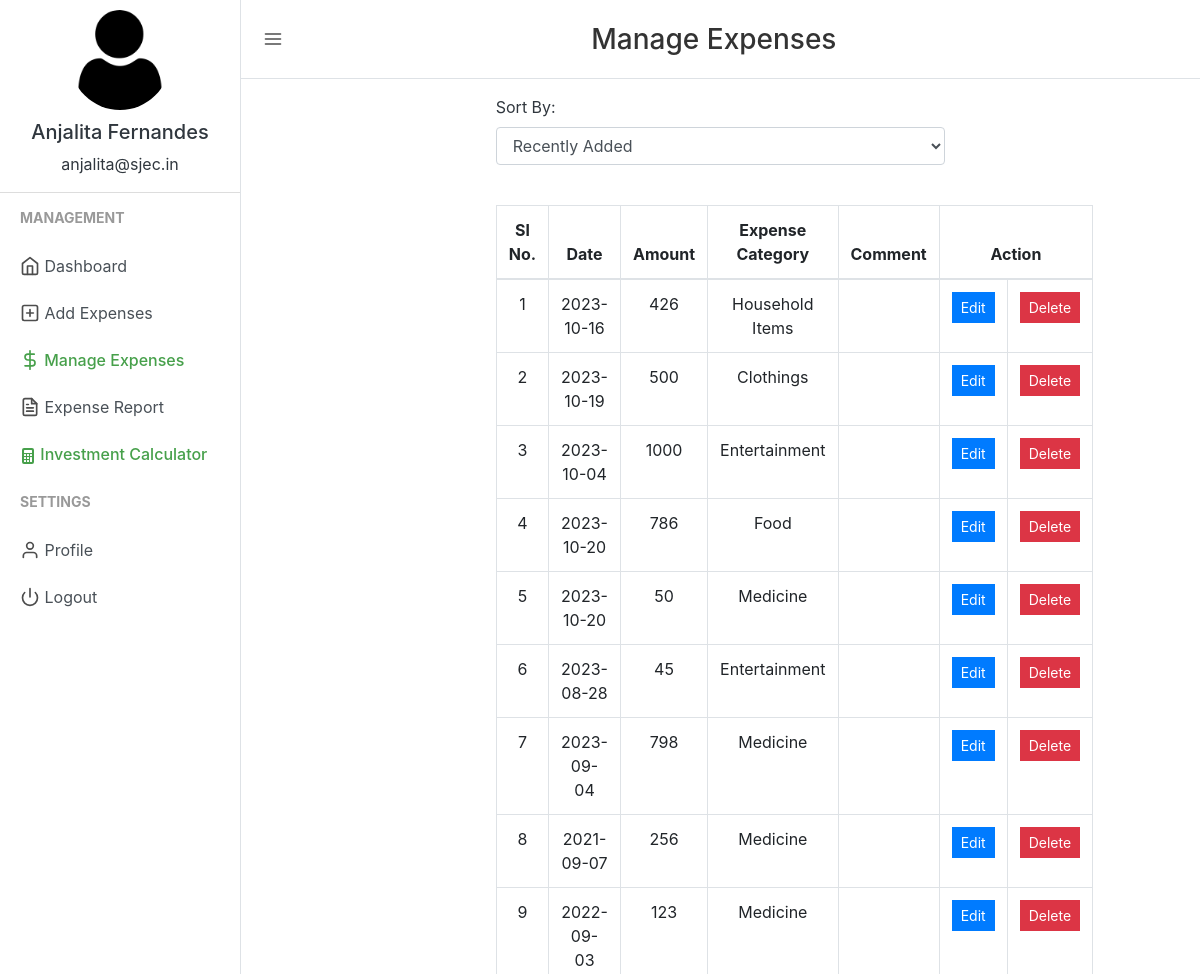
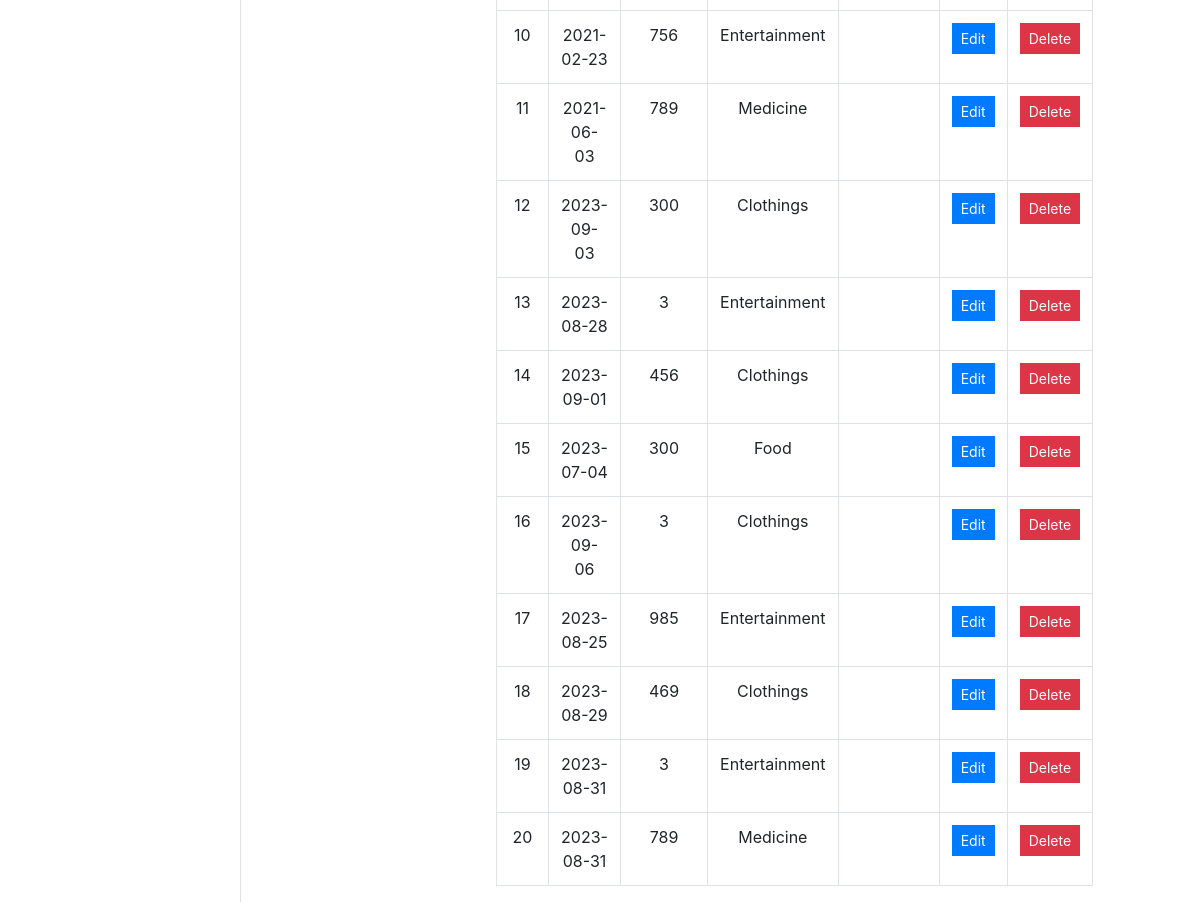
Page /manage_expense.php (signed in) on the committed database (2 pictures, top to bottom).
### tables this page shows
CREATE TABLE `users` (
  `user_id` int(11) NOT NULL,
  `firstname` varchar(50) NOT NULL,
  `lastname` varchar(25) NOT NULL,
  `email` varchar(50) NOT NULL,
  `password` varchar(50) NOT NULL
);

CREATE TABLE `expenses` (
  `expense_id` int(20) NOT NULL,
  `user_id` varchar(15) NOT NULL,
  `expense` int(20) NOT NULL,
  `expensedate` varchar(15) NOT NULL,
  `expensecategory` varchar(50) NOT NULL,
  `expensecomment` varchar(255) DEFAULT NULL
);

### session.php (called while the page is built, shortened)
<?php
include("config.php");
$sess_email = $_SESSION["email"];
$sql = "SELECT user_id, firstname, lastname, email FROM users WHERE email = '$sess_email'";
$result = $con->query($sql);
if ($result->num_rows > 0) {
  while($row = $result->fetch_assoc()) {
    $userid=$row["user_id"];
    $username =$row["firstname"]." ".$row["lastname"];
    $useremail=$row["email"];
  }
} else {
    $userid="798";
    $username ="SJEC";
    $useremail="mailid@domain.com";
}
?>

### manage_expense.php (the view, shortened to what this page needs)
<?php
include("session.php");
$selectedSort = isset($_GET['sort']) ? $_GET['sort'] : 'none';
$sortColumn = '';
switch ($selectedSort) {
    case 'none':
    default:
        $sortColumn = 'expense_id DESC';
        break;
}
$orderByClause = $sortColumn ? "ORDER BY $sortColumn" : '';
$exp_fetched = mysqli_query($con, "SELECT * FROM expenses WHERE user_id = '$userid' $orderByClause");
?>
<!DOCTYPE html>
<html lang="en">
<head>
<link href="css/bootstrap.css" rel="stylesheet">
<link href="css/style.css" rel="stylesheet">
</head>
<body>
    <div class="d-flex" id="wrapper">
    <div class="border-right" id="sidebar-wrapper">
      <div class="user">
        <img class="img img-fluid rounded-circle" src="uploads/user.png" width="120">
        <h5><?php echo $username ?></h5>
        <p><?php echo $useremail ?></p>
      </div>
      <div class="sidebar-heading">Management</div>
      <div class="list-group list-group-flush">
        <a href="index.php" class="list-group-item list-group-item-action "><span data-feather="home"></span> Dashboard</a>
        <a href="add_expense.php" class="list-group-item list-group-item-action "><span data-feather="plus-square"></span> Add Expenses</a>
        <a href="manage_expense.php" class="list-group-item list-group-item-action sidebar-active"><span data-feather="dollar-sign"></span> Manage Expenses</a>
        <a href="expensereport.php" class="list-group-item list-group-item-action"><span data-feather="file-text"></span> Expense Report</a>
        <a href="investment_calculator.php" class="list-group-item list-group-item-action sidebar-active"> Investment Calculator</a>
      </div>
      <div class="sidebar-heading">Settings </div>
      <div class="list-group list-group-flush">
        <a href="profile.php" class="list-group-item list-group-item-action "><span data-feather="user"></span> Profile</a>
        <a href="logout.php" class="list-group-item list-group-item-action "><span data-feather="power"></span> Logout</a>
      </div>
    </div>
        <div id="page-content-wrapper">
        <nav class="navbar navbar-expand-lg navbar-light  border-bottom">
<button class="toggler" type="button" id="menu-toggle" aria-expanded="false">
    <span data-feather="menu"></span>
</button>
<div class="col-md-11 text-center">
    <h3 class="try">Manage Expenses</h3>
</div>
</nav>
            <div class="container-fluid">
                <div class="row justify-content-center">
                    <div class="col-md-6">
                    <form method="GET" action="">
    <div class="form-group mt-3">
        <label for="sort">Sort By:</label>
        <select class="form-control" id="sort" name="sort" onchange="this.form.submit()">
            <option value="none" <?php if ($selectedSort === 'none') echo 'selected'; ?>>Recently Added</option>
        </select>
    </div>
</form>
                        <br>
                        <table class="table table-hover table-bordered">
                           <thead>
    <tr class="text-center">
        <th>Sl No.</th>
        <th style="width:70%">Date</th>
        <th>Amount</th>
        <th>Expense Category</th>
        <th>Comment</th>
        <th colspan="2">Action</th>
    </tr>
</thead>
<?php
                        $count = 1;
                        while ($row = mysqli_fetch_array($exp_fetched)) {
                            ?>
                            <tr>
                                <td class="text-center"><?php echo $count; ?></td>
                                <td class="text-center"><?php echo $row['expensedate']; ?></td>
                                <td class="text-center"><?php echo $row['expense']; ?></td>
                                <td class="text-center"><?php echo $row['expensecategory']; ?></td>
                                <td class="text-center"><?php echo $row['expensecomment']; ?></td>
                                <td class="text-center">
                                    <a href="add_expense.php?edit=<?php echo $row['expense_id']; ?>" class="btn btn-primary btn-sm"
                                        style="border-radius:0%;">Edit</a>
                                </td>
                                <td class="text-center">
                                    <a href="add_expense.php?delete=<?php echo $row['expense_id']; ?>" class="btn btn-danger btn-sm"
                                        style="border-radius:0%;">Delete</a>
                                </td>
                            </tr>
                            <?php
                            $count++;
                        }
                        ?>
                        </table>
                    </div>
                </div>
            </div>
        </div>
    </div>
</body>
</html>

### css/style.css (style rules this page uses)
body { background-color: #e4d6d6; }
.feather { width: 20px; height: 20px; stroke: #4d4d4d; stroke-width: 2; stroke-linecap: round; stroke-linejoin: round; fill: none; vertical-align: text-bottom; }
.list-group { background-color: #120718; }
.list-group-item { border: none; }
.user { text-align: center; border-bottom: 1px solid #ddd; }
.user img { padding: 10px; }
.toggler { color: #000; background-color: #fff; border: none; outline: none; }
.sidebar-active { color: #47a04b; font-weight: 500; }
.sidebar-active .feather { stroke: #47a04b; font-weight: 500; }
#wrapper { overflow-x: hidden; background-color: #fff; }
#sidebar-wrapper { min-height: 100vh; margin-left: -15rem; -webkit-transition: margin 0.25s ease-out; -moz-transition: margin 0.25s ease-out; -o-transition: margin 0.25s ease-out; transition: margin 0.25s ease-out; }
#sidebar-wrapper .sidebar-heading { padding: 0.875rem 1.25rem; font-size: 14px; font-weight: bold; text-transform: uppercase; color: #999; }
#sidebar-wrapper .list-group { width: 15rem; }
#page-content-wrapper { min-width: 100vw; }
@media (min-width: 768px) { #sidebar-wrapper { margin-left: 0; } }
@media (min-width: 768px) { #page-content-wrapper { min-width: 0; width: 100%; } }
.container-fluid { margin-right: 20px; }

### manage_expense.php (style rules this page uses)
.try { font-size: 28px; color: #333; padding: 15px 0px 5px 0px; }

### rows in the picture
users: username "Anjalita Fernandes", email "anjalita@sjec.in"
expenses: expensedate "2023-10-16", expense "426", expensecategory "Household Items"
expenses: expensedate "2023-10-19", expense "500", expensecategory "Clothings"
expenses: expensedate "2023-10-04", expense "1000", expensecategory "Entertainment"
expenses: expensedate "2023-10-20", expense "786", expensecategory "Food"
expenses: expensedate "2023-10-20", expense "50", expensecategory "Medicine"
expenses: expensedate "2023-08-28", expense "45", expensecategory "Entertainment"
expenses: expensedate "2023-09-04", expense "798", expensecategory "Medicine"
expenses: expensedate "2021-09-07", expense "256", expensecategory "Medicine"
expenses: expensedate "2022-09-03", expense "123", expensecategory "Medicine"
expenses: expensedate "2021-02-23", expense "756", expensecategory "Entertainment"
expenses: expensedate "2021-06-03", expense "789", expensecategory "Medicine"
expenses: expensedate "2023-09-03", expense "300", expensecategory "Clothings"
expenses: expensedate "2023-08-28", expense "3", expensecategory "Entertainment"
expenses: expensedate "2023-09-01", expense "456", expensecategory "Clothings"
expenses: expensedate "2023-07-04", expense "300", expensecategory "Food"
expenses: expensedate "2023-09-06", expense "3", expensecategory "Clothings"
expenses: expensedate "2023-08-25", expense "985", expensecategory "Entertainment"
expenses: expensedate "2023-08-29", expense "469", expensecategory "Clothings"
expenses: expensedate "2023-08-31", expense "3", expensecategory "Entertainment"
expenses: expensedate "2023-08-31", expense "789", expensecategory "Medicine"
